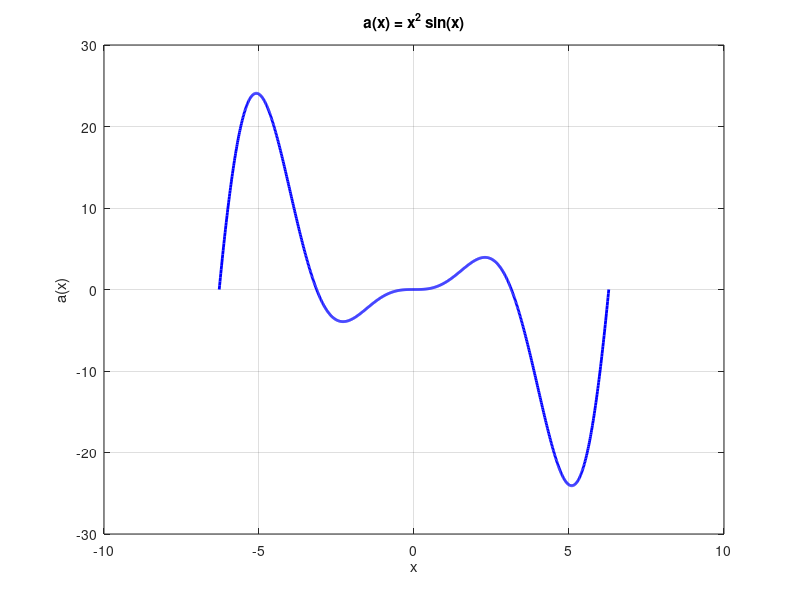
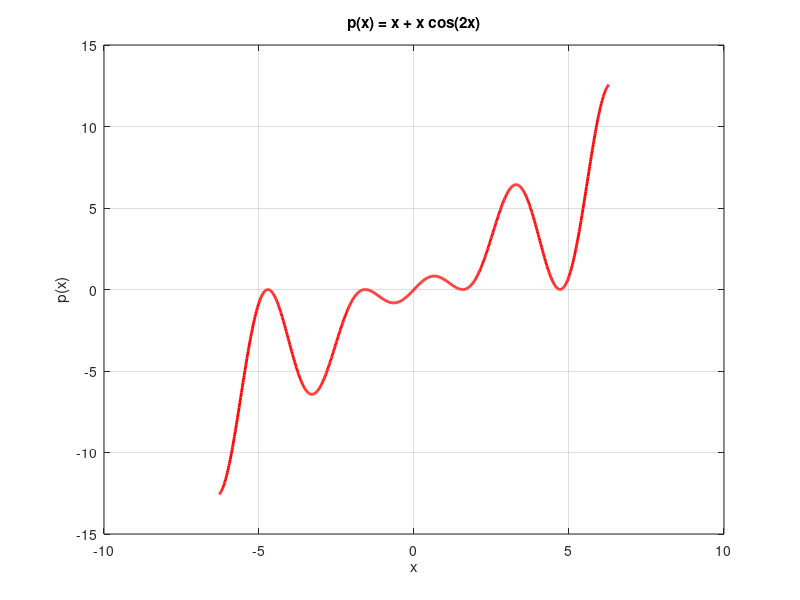
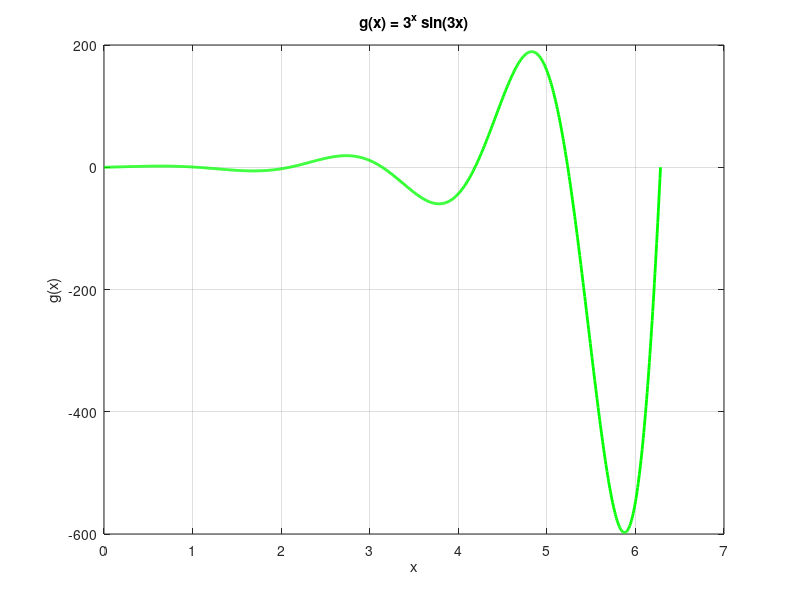

These figures' MATLAB source, in order:
% i = a(x) = x^2 * sin(x)
x1 = linspace(-2*pi, 2*pi, 1000);
a = x1.^2 .* sin(x1);
figure(1);
plot(x1, a, 'b', 'LineWidth', 2);
title('a(x) = x^2 sin(x)');
xlabel('x');
ylabel('a(x)');
grid on;

% ii =  p(x) = x + x*cos(2x)
x2 = linspace(-2*pi, 2*pi, 1000);
p = x2 + x2 .* cos(2*x2);
figure(2);
plot(x2, p, 'r', 'LineWidth', 2);
title('p(x) = x + x cos(2x)');
xlabel('x');
ylabel('p(x)');
grid on;

% iii =  g(x) = 3^x * sin(3x)
x3 = linspace(0, 2*pi, 1000);
g = (3.^x3) .* sin(3*x3);
figure(3);
plot(x3, g, 'g', 'LineWidth', 2);
title('g(x) = 3^x sin(3x)');
xlabel('x');
ylabel('g(x)');
grid on;
